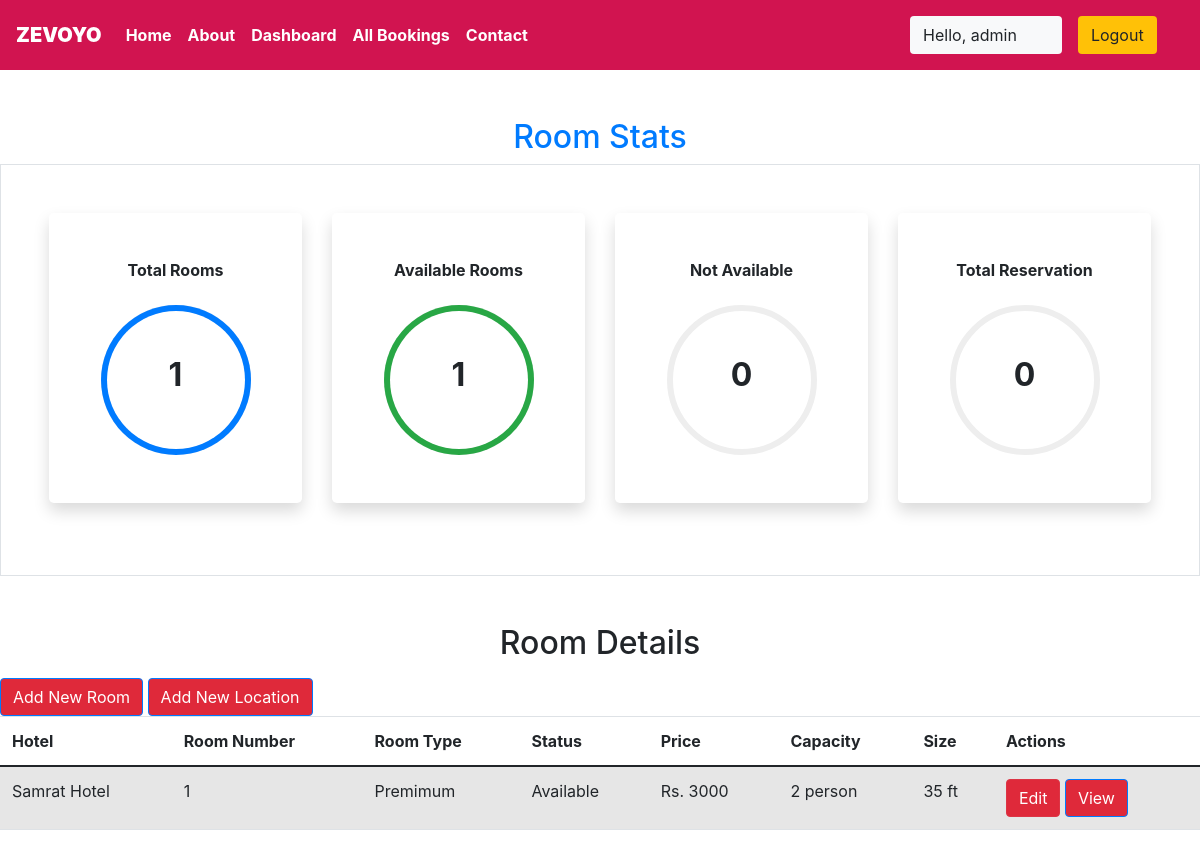
Page /myApp/staff/dashboard/ (signed in) on the earlier database version.
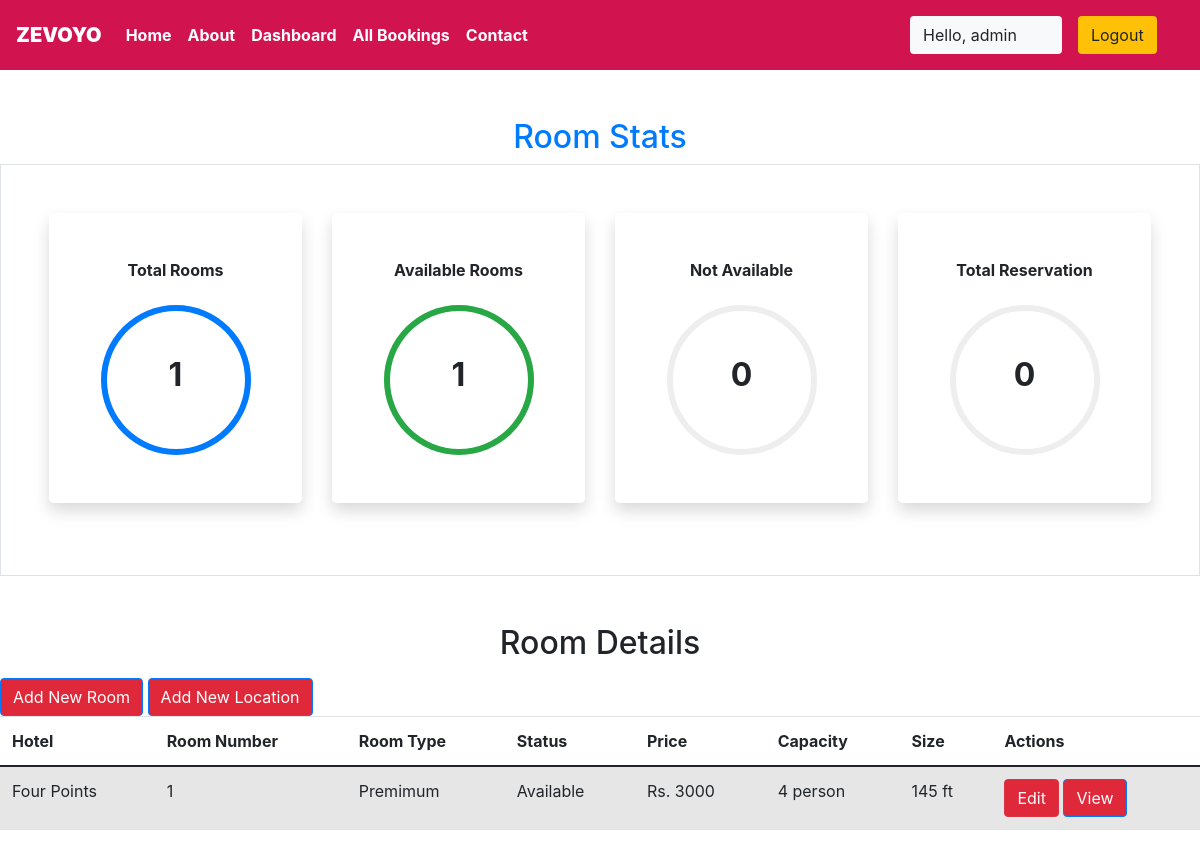
Same page on the later database version.
### myApp/models.py (models this page shows, shortened)
class Rooms(models.Model):
    ROOM_STATUS = (
        ('1', 'Available'),
        ('2', 'Not Available')
    )
    ROOM_TYPE = (
        ('1', 'Premimum'),
        ('2', 'Deluxe'),
        ('3', 'Basic')
    )
    roomType = models.CharField(max_length = 50, choices = ROOM_TYPE)
    capacity = models.IntegerField()
    price = models.IntegerField()
    size = models.IntegerField()
    bedType = models.CharField(max_length = 30)
    tv = models.CharField(max_length = 30)
    refrigerator = models.CharField(max_length = 30)
    ac = models.CharField(max_length = 30)
    balcony = models.CharField(max_length = 30)
    parking = models.BooleanField()
    description = models.CharField(max_length = 300)
    hotel = models.ForeignKey(Hotels, on_delete = models.CASCADE)
    status = models.CharField(choices = ROOM_STATUS, max_length = 15)
    roomNumber = models.IntegerField()

class Hotels(models.Model):
    name = models.CharField(max_length = 30)
    owner = models.CharField(max_length = 30)
    type = models.CharField(max_length = 30)
    contactNumber = models.CharField(max_length = 30)
    address = models.CharField(max_length = 50)
    city = models.CharField(max_length = 20)
    state = models.CharField(max_length = 15)
    country = models.CharField(max_length = 20)
    pincode = models.IntegerField(validators=[MaxLengthValidator(6),MinLengthValidator(6)])

### myApp/views.py (the view)
# urls.py: path('staff/dashboard/', views.dashboard, name = 'staffDashboard'),
@login_required(login_url = "/staff")
def dashboard(request):
    if request.user.is_staff == False:
        return HttpResponse("Access Denied")
    rooms = Rooms.objects.all()
    totalRooms = len(rooms)
    availableRooms = len(rooms.filter(status = '1'))
    unavailableRooms = len(rooms.filter(status = '2'))
    reserved = len(Reservation.objects.all())
    cities = Hotels.objects.values_list('city', flat = True).distinct().order_by()
    print(cities)
    response = render(request, 'staff/dashboard.html', {'cities': cities, 'reserved': reserved, 'rooms': rooms, 'totalRooms': totalRooms, 'available': availableRooms, 'unavailable': unavailableRooms})
    return HttpResponse(response)

### myApp/templatetags/app_tags.py (called while the page is built)
@register.filter
def percentage(value1, value2=100):
    if int(value2) == 0:
        return 0
    return int(value1)/int(value2)*100

### myApp/templates/staff/dashboard.html (shortened to what this page needs)
{% extends 'basic.html' %} {% block title %} staff panel {% endblock title %} {% load static %} {% block body %} {% block css %}
<link rel="stylesheet" type="text/css" href="{% static 'myApp/style/dashboard.css'%}"> {% endblock css %}
<section class="my-5">
    {% load app_tags %}
    <h2 class="text-center text-primary">
        Room Stats
    </h2>
    <div class="container-fluid px-5 py-5 border">
        <div class="row">
            <div class="col-xl-3 col-lg-6 col-sm-12 mb-4">
                <div class="bg-white rounded-lg p-5 shadow">
                    <h2 class="h6 font-weight-bold text-center mb-4">Total Rooms</h2>
                    <div class="progress mx-auto" data-value={{ totalRooms|percentage:totalRooms }}>
                        <span class="progress-left ">
                            <span class="progress-bar border-primary "></span>
                        </span>
                        <span class="progress-right ">
                            <span class="progress-bar border-primary "></span>
                        </span>
                        <div class="progress-value w-100 h-100 rounded-circle d-flex align-items-center justify-content-center ">
                            <div class="h2 font-weight-bold ">{{ totalRooms }}</div>
                        </div>
                    </div>
                </div>
            </div>
            <div class="col-xl-3 col-lg-6 col-sm-12 mb-4">
                <div class="bg-white rounded-lg p-5 shadow">
                    <h2 class="h6 font-weight-bold text-center mb-4">Available Rooms</h2>
                    <div class="progress mx-auto" data-value={{ available|percentage:totalRooms }}>
                        <span class="progress-left ">
                            <span class="progress-bar border-success"></span>
                        </span>
                        <span class="progress-right ">
                            <span class="progress-bar border-success"></span>
                        </span>
                        <div class="progress-value w-100 h-100 rounded-circle d-flex align-items-center justify-content-center ">
                            <div class="h2 font-weight-bold ">{{ available }}</div>
                        </div>
                    </div>
                </div>
            </div>
            <div class="col-xl-3 col-lg-6 col-sm-12 mb-4">
                <div class="bg-white rounded-lg p-5 shadow">
                    <h2 class="h6 font-weight-bold text-center mb-4">Not Available</h2>
                    <div class="progress mx-auto" data-value={{ unavailable|percentage:totalRooms }}>
                        <span class="progress-left ">
                        </span>
                        <span class="progress-right ">
                        </span>
                        <div class="progress-value w-100 h-100 rounded-circle d-flex align-items-center justify-content-center ">
                            <div class="h2 font-weight-bold">{{ unavailable }}</div>
                        </div>
                    </div>
                </div>
            </div>
            <div class="col-xl-3 col-lg-6 col-sm-12 mb-4">
                <div class="bg-white rounded-lg p-5 shadow">
                    <h2 class="h6 font-weight-bold text-center mb-4">Total Reservation</h2>
                    <div class="progress mx-auto" data-value={{ reserved|percentage:totalRooms }}>
                        <span class="progress-left ">
                        </span>
                        <span class="progress-right ">
                        </span>
                        <div class="progress-value w-100 h-100 rounded-circle d-flex align-items-center justify-content-center ">
                            <div class="h2 font-weight-bold ">{{ reserved }}</div>
                        </div>
                    </div>
                </div>
            </div>
        </div>
    </div>
</section>
<h2 class="text-center pb-2"> Room Details </h2>
<button class="btn btn-group btn-primary" data-toggle="modal" data-target="#new-room">Add New Room</button>
<button class="btn btn-group btn-primary" data-toggle="modal" data-target="#new-location">Add New Location</button>
<table class="table table-striped">
    <thead>
        <th>Hotel</th>
        <th>Room Number</th>
        <th>Room Type</th>
        <th>Status</th>
        <th>Price</th>
        <th>Capacity</th>
        <th>Size</th>
        <th colspan="2">Actions</th>
    </thead>
    {% if rooms %} {% for room in rooms %}
    <tr>
        <td> {{ room.hotel.name }} </td>
        <td> {{ room.roomNumber }} </td>
        <td> {{ room.get_roomType_display }} </td>
        <td> {{ room.get_status_display }} </td>
        <td>Rs. {{ room.price }} </td>
        <td> {{ room.capacity }} person </td>
        <td> {{ room.size }} ft </td>
        <td colspan="2">
            <a href="/myApp/staff/dashboard/edit-room?roomid={{room.id}}"><button class="btn btn-danger">Edit</button></a>
            <a href="/myApp/staff/dashboard/view-room?roomid={{room.id}}"><button class="btn btn-primary">View</button></a>
        </td>
    </tr>
    {% endfor %} {% endif %}
</table>
{% endblock body %}

### myApp/templates/basic.html (shortened to what this page needs)
{% load static %}
<!DOCTYPE HTML>
<html>
<head>
    <link rel="stylesheet" href="https://use.fontawesome.com/releases/v5.7.0/css/all.css">
    <link href="https://cdn.jsdelivr.net/npm/bootstrap@5.0.0-beta3/dist/css/bootstrap.min.css" rel="stylesheet">
    <link rel="stylesheet" href="https://maxcdn.bootstrapcdn.com/bootstrap/4.5.0/css/bootstrap.min.css">
        type="image/gif" sizes="16x16"> {% block css %} {% endblock css %}
</head>
<body>
    <div class="container-fluid px-0">
        <nav class="navbar navbar-expand-lg navbar-dark font-weight-bold">
            <a class="navbar-brand text-bold bg-black">
                <b>ZEVOYO</b>
            </a>
            <div class="collapse navbar-collapse" id="navbarSupportedContent">
                <ul class="navbar-nav mr-auto">
                    <li class="nav-item active">
                        <a class="nav-link text-bold" href="/myApp/">Home</a>
                    </li>
                    <li class="nav-item active">
                        <a class="nav-link text-bold" href="/myApp/about/">About</a>
                    </li>
                    {% if user.is_staff %}
                    <li class="nav-item active">
                        <a class="nav-link text-bold" href="/myApp/staff/dashboard/">Dashboard</a>
                    </li>
                    {% elif user.is_staff == False and user.is_authenticated %}
                    <li class="nav-item active">
                        <a class="nav-link text-bold" href="/myApp/user/bookings/">My Bookings</a>
                    </li>
                    {% endif %} {% if user.is_staff %}
                    <li class="nav-item active">
                        <a class="nav-link text-bold" href="/myApp/staff/allbookings/">All Bookings</a>
                    </li>
                    {% endif %}
                    <li class="nav-item active">
                        <a class="nav-link text-bold" href="/myApp/contact/">Contact</a>
                    </li>
                </ul>
                {% if user.is_authenticated %}
                <button class="btn btn-group bg-light" data-toggle="modal" data-target="#forlogin">
                        Hello, {{ user.get_username }}
                        <a href="/myApp/logout/" class="nav-link">
                            <button class="btn btn-group bg-warning" data-toggle="modal" data-target="#forlogin">
                                Logout
                            </button>
                </a>
                </button>
                {% endif %}
            </div>
        </nav>
    </div>
         {% block body %} {% endblock body %}
</body>
</html>

### myApp/static/myApp/style/dashboard.css (style rules this page uses)
.progress { width: 150px; height: 150px; background: none; position: relative; }
.progress::after { content: ""; width: 100%; height: 100%; border-radius: 50%; border: 6px solid #eee; position: absolute; top: 0; left: 0; }
.progress>span { width: 50%; height: 100%; overflow: hidden; position: absolute; top: 0; z-index: 1; }
.progress .progress-left { left: 0; }
.progress .progress-bar { width: 100%; height: 100%; background: none; border-width: 6px; border-style: solid; position: absolute; top: 0; }
.progress .progress-left .progress-bar { left: 100%; border-top-right-radius: 80px; border-bottom-right-radius: 80px; border-left: 0; -webkit-transform-origin: center left; transform-origin: center left; }
.progress .progress-right { right: 0; }
.progress .progress-right .progress-bar { left: -100%; border-top-left-radius: 80px; border-bottom-left-radius: 80px; border-right: 0; -webkit-transform-origin: center right; transform-origin: center right; }
.progress .progress-value { position: absolute; top: 0; left: 0; }
.rounded-lg { border-radius: 1rem; }
.btn { background-color: #df293a; }

### myApp/templates/basic.html (style rules this page uses)
a { text-decoration: none; }
nav { background-color: #d11450; }

Differences in the rows shown:
changed Rooms "Premimum": hotel.name "Samrat Hotel" → "Four Points"; capacity "2" → "4"; size "35" → "145"
